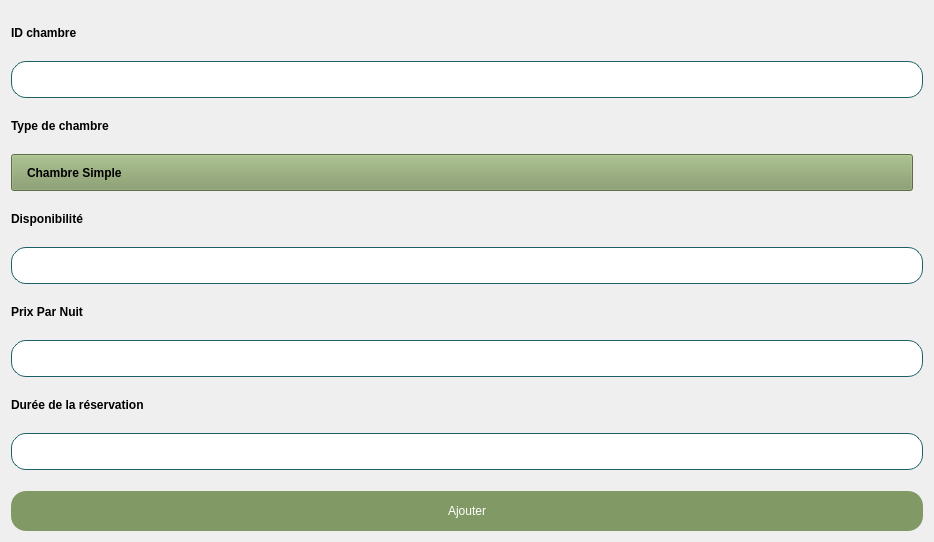
         <widget class="QWidget" name="scrollAreaWidgetContents_25">
          <property name="geometry">
           <rect>
            <x>0</x>
            <y>0</y>
            <width>934</width>
            <height>542</height>
           </rect>
          </property>
          <property name="sizePolicy">
           <sizepolicy hsizetype="Expanding" vsizetype="Expanding">
            <horstretch>0</horstretch>
            <verstretch>0</verstretch>
           </sizepolicy>
          </property>
          <layout class="QVBoxLayout" name="verticalLayout_4">
           <item>
            <layout class="QVBoxLayout" name="verticalLayout_3">
             <item>
              <widget class="QLabel" name="label_146">
               <property name="styleSheet">
                <string notr="true">font-weight:600;</string>
               </property>
               <property name="text">
                <string>ID chambre</string>
               </property>
              </widget>
             </item>
             <item>
              <widget class="QLineEdit" name="lineEdit_60">
               <property name="styleSheet">
                <string notr="true">QLineEdit
{
border:solid;
border-color:rgb(28,96,101);
border-width:1px;
background-color:rgb(255,255,255);

border-radius:15px;
height:35px;
}</string>
               </property>
              </widget>
             </item>
             <item>
              <widget class="QLabel" name="label_147">
               <property name="styleSheet">
                <string notr="true">font-weight:600;</string>
               </property>
               <property name="text">
                <string>Type de chambre</string>
               </property>
              </widget>
             </item>
             <item>
              <widget class="QComboBox" name="comboBox_33">
               <property name="styleSheet">
                <string notr="true">QComboBox
{
margin-right:10px;
appearance:none;
padding-left:15px;
padding-right:20px;
font-weight:600;
background-color:rgb(129,153,101);
height:35px;
}
QComboBox::drop-down {
	border:none;
}
QComboBox::down-arrow {
		image:url(:/Purestay/images/icones/arrow.png);
	padding-right:20px;
	width:20px;
	color:white;
}

QComboBox::QListView {
background-color:rgb(129,153,101);
}

QComboBox::QListViewItem {
background-color:rgb(129,153,101);
}





</string>
               </property>
               <item>
                <property name="text">
                 <string>Chambre Simple</string>
                </property>
               </item>
               <item>
                <property name="text">
                 <string>Chambre Double</string>
                </property>
               </item>
               <item>
                <property name="text">
                 <string>Chambre Triple</string>
                </property>
               </item>
               <item>
                <property name="text">
                 <string>Chambre Quadruple</string>
                </property>
               </item>
              </widget>
             </item>
             <item>
              <widget class="QLabel" name="label_144">
               <property name="styleSheet">
                <string notr="true">font-weight:600;</string>
               </property>
               <property name="text">
                <string>Disponibilité</string>
               </property>
              </widget>
             </item>
             <item>
              <widget class="QLineEdit" name="lineEdit_57">
               <property name="styleSheet">
                <string notr="true">QLineEdit
{
border:solid;
border-color:rgb(28,96,101);
border-width:1px;
background-color:rgb(255,255,255);

border-radius:15px;
height:35px;
}</string>
               </property>
              </widget>
             </item>
             <item>
              <widget class="QLabel" name="label_149">
               <property name="styleSheet">
                <string notr="true">font-weight:600;</string>
               </property>
               <property name="text">
                <string>Prix Par Nuit</string>
               </property>
              </widget>
             </item>
             <item>
              <widget class="QLineEdit" name="lineEdit_58">
               <property name="styleSheet">
                <string notr="true">QLineEdit
{
border:solid;
border-color:rgb(28,96,101);
border-width:1px;
background-color:rgb(255,255,255);

border-radius:15px;
height:35px;
}</string>
               </property>
              </widget>
             </item>
             <item>
              <widget class="QLabel" name="label_148">
               <property name="styleSheet">
                <string notr="true">font-weight:600;</string>
               </property>
               <property name="text">
                <string>Durée de la réservation</string>
               </property>
              </widget>
             </item>
             <item>
              <widget class="QLineEdit" name="lineEdit_59">
               <property name="styleSheet">
                <string notr="true">QLineEdit
{
border:solid;
border-color:rgb(28,96,101);
border-width:1px;
background-color:rgb(255,255,255);

border-radius:15px;
height:35px;
}</string>
               </property>
              </widget>
             </item>
             <item>
              <widget class="QPushButton" name="pushButton_1000">
               <property name="styleSheet">
                <string notr="true">border-radius:15px;
margin-top:15px;
height:40px;
background-color:rgb(129,153,101);
color: white;</string>
               </property>
               <property name="text">
                <string>Ajouter</string>
               </property>
              </widget>
             </item>
            </layout>
           </item>
          </layout>
         </widget>
